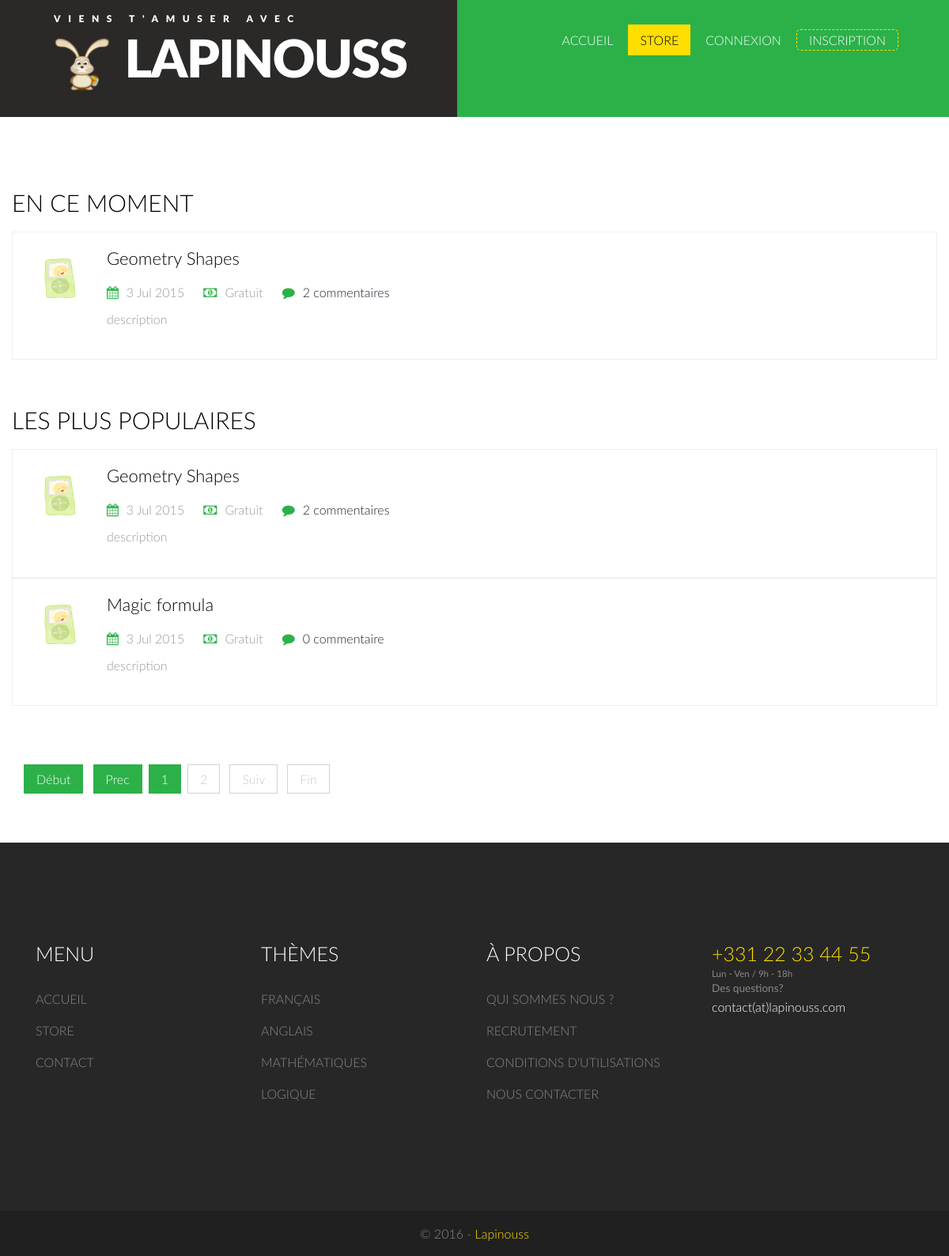
/game/store/type/1, run on an earlier commit of the app's database.
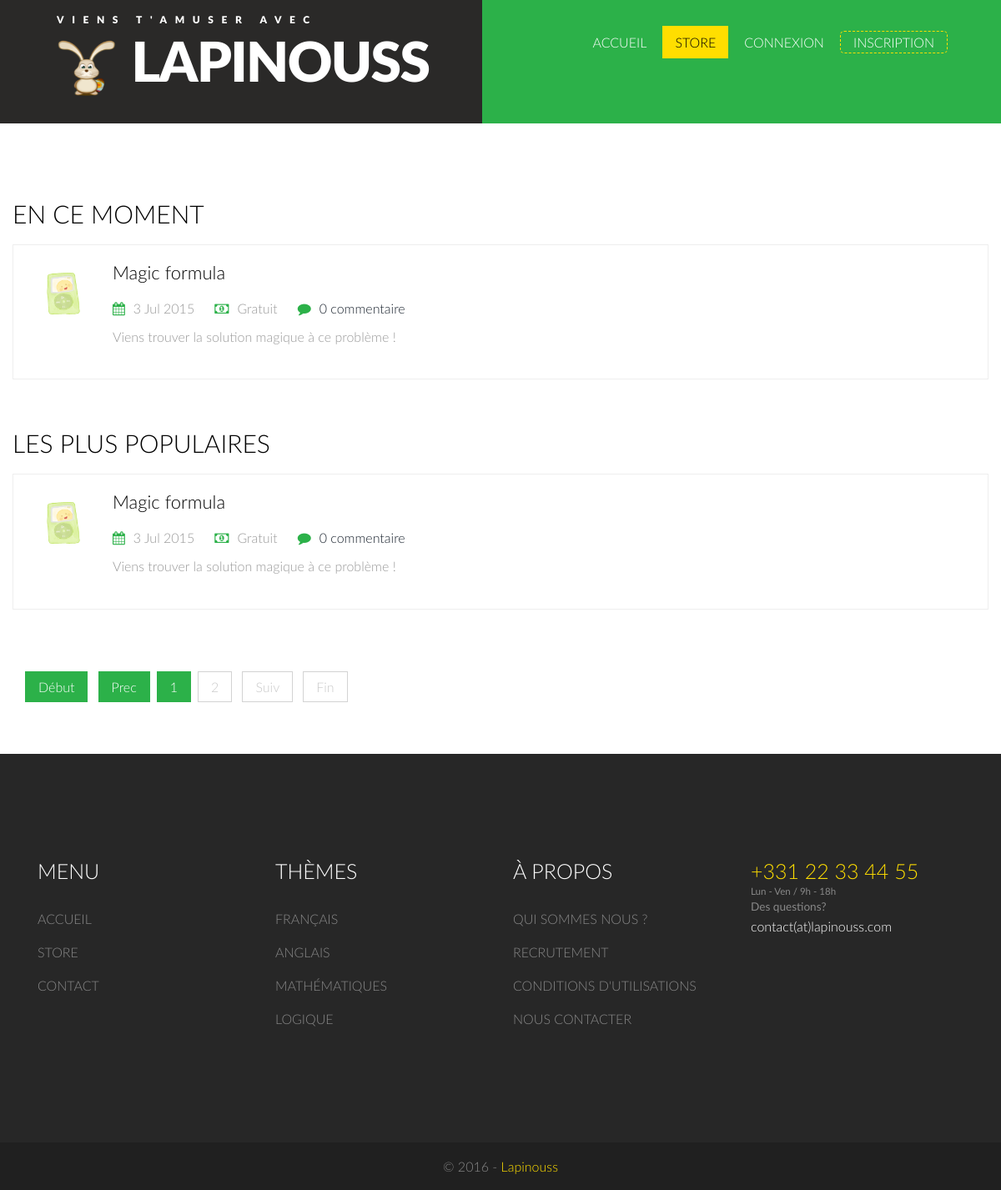
And on a later commit of the database.
### tables this page shows
CREATE TABLE IF NOT EXISTS `game` (
  `id_game` INT(11) NOT NULL AUTO_INCREMENT,
  `title` VARCHAR(50) NULL DEFAULT NULL,
  `picture` VARCHAR(150) NULL DEFAULT NULL,
  `description` VARCHAR(300) NULL DEFAULT NULL,
  `price` FLOAT NULL DEFAULT NULL,
  `created_date` DATE NULL DEFAULT NULL,
  `file` TEXT NULL DEFAULT NULL,
  `id_game_type` INT NULL DEFAULT NULL,
  `available` INT NULL DEFAULT NULL,
  PRIMARY KEY (`id_game`),
  INDEX `FK_game_id_game_type` (`id_game_type` ASC),
  CONSTRAINT `FK_game_id_game_type`
    FOREIGN KEY (`id_game_type`)
    REFERENCES `game_type` (`id_game_type`));

### repositories/database_layer.php (called while the page is built, shortened)
<?php
    class DatabaseLayer {
        private static $_db = null;
        private function __construct() {
            try {
                self::$_db = new PDO(
                    'mysql:host=' . DB_HOST . ';dbname=' . DB_NAME,
                    DB_USER,
                    DB_PASS,
                    array(PDO::ATTR_PERSISTENT => true)
                );
            }
            catch (PDOException $e) {
                echo $e->getMessage();
            }
        }
        public static function getInstance() {
            return self::$_db;
        }
    }

### repositories/base_repository.php (called while the page is built, shortened)
<?php
    require_once 'database_layer.php';
    abstract class BaseRepository {
        protected function __construct() {
            $this->db = DatabaseLayer::getInstance();
        }
    }

### repositories/game_repository.php (called while the page is built, shortened)
<?php
    require_once 'base_repository.php';
    require_once 'account_repository.php';
    require_once 'comment_repository.php';
    class GameRepository extends BaseRepository {
        private $commentRepository;
        public function __construct() {
            $this->commentRepository = new CommentRepository();
        }
        public function findAllByType($id_game_type, Account $account = null) {
            $games = $this->db->prepare(GameQueries::FIND_ALL_BY_TYPE);
            $games->bindParam(':id_game_type', $id_game_type, PDO::PARAM_INT);
            if (!$games || ($games instanceof PDOException) || !$games->execute())
                return null;
            $games = $games->fetchAll(PDO::FETCH_CLASS, 'Game');
            foreach ($games as $game) {
                $game->comments = $this->commentRepository->findByGameId($game->id_game);
            }
            return $games;
        }
    }

### repositories/comment_repository.php (called while the page is built, shortened)
<?php
    require_once 'base_repository.php';
    class CommentRepository extends BaseRepository {
        private $accountRepository;
        public function __construct() {
            $this->accountRepository = new AccountRepository();
        }
        public function findByGameId($id_game) {
            $comments = $this->db->prepare(CommentQueries::FIND_BY_GAME_ID);
            $comments->bindParam(':id_game', $id_game, PDO::PARAM_INT);
            if (!$comments || ($comments instanceof PDOException) || !$comments->execute())
                return null;
            $comments = $comments->fetchAll(PDO::FETCH_CLASS, 'Comment');
            foreach ($comments as $comment) {
                $comment->account = $comment->account = $this->accountRepository->findById($comment->id_account);
            }
            return $comments;
        }
    }

### repositories/account_repository.php (called while the page is built, shortened)
<?php
    require_once 'base_repository.php';
    class AccountRepository extends BaseRepository {
        public function findById($id_account) {
            $account = $this->db->prepare(AccountQueries::FIND_BY_ID);
            $account->bindParam(':id_account', $id_account, PDO::PARAM_INT);
            if (!$account || ($account instanceof PDOException) || !$account->execute())
                return null;
            return $account->fetchObject('Account');
        }
    }

### common/utils/date_util.php (called while the page is built, shortened)
<?php
    class DateUtil {
        static function format($date) {
            return date('j M Y', strtotime($date));
        }
    }

### views/pages/game/games.php (the view, shortened to what the changed rows need)
<div class="container">
    <div class="row">
        <?php
            if ($games != null) {
        ?>
            <div class="comment">
                <h2>En ce moment</h2>
                <?php
                    $comments_count = count($games[0]->comments);
                ?>
                <ul class="comment-list">
                    <li><img src="resources/images/actions/game.png" alt="">
                        <div class="desc1">
                            <h5><a id="<?php echo $games[0]->id_game; ?>"><?php echo $games[0]->title; ?></a></h5>
                            <div class="links">
                                <ul>
                                    <li><i class="fa blog-icon fa-calendar"> </i><span><?php echo DateUtil::format($games[0]->created_date); ?></span></li>
                                    <li><i class="fa blog-icon fa-money"> </i><span><?php echo $games[0]->price > 0 ? $games[0]->price . ' euros' : 'Gratuit'; ?></span></li>
                                    <li>
                                        <i class="fa blog-icon fa-comment"> </i><a href="<?php echo action('game', 'comments', $games[0]->id_game); ?>"><span><?php echo $comments_count . ' commentaire' . ($comments_count > 1 ? 's' : ''); ?></span></a>
                                    </li>
                                </ul>
                            </div>
                            <p><?php echo $games[0]->description; ?></p>
                        </div>
                    </li>
                </ul>
            </div>
        <?php
        }
        ?>
        <div class="comment">
            <h2>Les plus populaires</h2>
            <?php
            if ($games != null)
            foreach ($games as $game) {
                $comments_count = count($game->comments);
                ?>
                <ul class="comment-list">
                    <li><img src="resources/images/actions/game.png" alt="">
                        <div class="desc1">
                            <h5><a id="<?php echo $game->id_game; ?>"><?php echo $game->title; ?></a></h5>
                            <div class="links">
                                <ul>
                                    <li><i class="fa blog-icon fa-calendar"> </i><span><?php echo DateUtil::format($game->created_date); ?></span></li>
                                    <li><i class="fa blog-icon fa-money"> </i><span><?php echo $game->price > 0 ? $game->price . ' euros' : 'Gratuit'; ?></span></li>
                                    <li>
                                        <i class="fa blog-icon fa-comment"> </i><a href="<?php echo action('game', 'comments', $game->id_game); ?>"><span><?php echo $comments_count . ' commentaire' . ($comments_count > 1 ? 's' : ''); ?></span></a>
                                    </li>
                                </ul>
                            </div>
                            <p><?php echo $game->description; ?></p>
                        </div>
                    </li>
                </ul>
                <?php
            }
            ?>
        </div>
    </div>
</div>

What changed in the data, as far as the page shows it:
no longer on this page (row edited): game: title "Geometry Shapes", created_date "3 Jul 2015", description "description", price "Gratuit", comments_count "2"
changed game "Magic formula": description "description" → "Viens trouver la solution magique à ce problème !"
Also different on the page:
$games[0]->title: "Geometry Shapes" → "Magic formula"
$comments_count: "2" → "0"
$games[0]->description: "description" → "Viens trouver la solution magique à ce problème !"
text no longer shown: "s"
